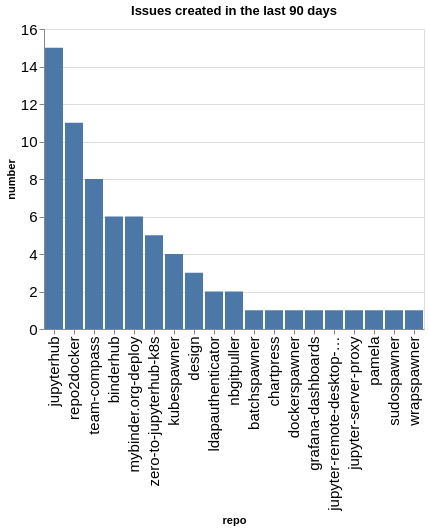

The code cell stored with this chart in its notebook:
### Code cell
created_counts = created.groupby(['org', 'repo']).count()['number'].reset_index()
created_counts['org/repo'] = created_counts.apply(lambda a: a['org'] + '/' + a['repo'], axis=1)
sorted_vals = created_counts.sort_values(['org', 'number'], ascending=False)['repo'].values
alt.Chart(data=created_counts, title=f"Issues created in the last {n_days} days").mark_bar().encode(
    x=alt.X('repo', sort=alt.Sort(sorted_vals.tolist())),
    y='number',
)

### Figure 1 — Vega-Lite specification as saved in the notebook (floating-point values rounded to 4 significant figures)
{"config": {"axisLeft": {"labelFontSize": 15}, "axisBottom": {"labelFontSize": 15}}, "data": {"name": "data-5bb597101dddc0aab6bf3af1da9c30b3"}, "mark": {"type": "bar"}, "encoding": {"x": {"field": "repo", "sort": ["jupyterhub", "repo2docker", "team-compass", "binderhub", "mybinder.org-deploy", "zero-to-jupyterhub-k8s", "kubespawner", "design", "ldapauthenticator", "nbgitpuller", "batchspawner", "chartpress", "dockerspawner", "grafana-dashboards", "jupyter-remote-desktop-proxy", "jupyter-server-proxy", "pamela", "sudospawner", "wrapspawner"], "type": "nominal"}, "y": {"field": "number", "type": "quantitative"}}, "title": "Issues created in the last 90 days", "$schema": "https://vega.github.io/schema/vega-lite/v5.20.1.json", "datasets": {"data-5bb597101dddc0aab6bf3af1da9c30b3": [{"org": "jupyterhub", "repo": "batchspawner", "number": 1, "org/repo": "jupyterhub/batchspawner"}, {"org": "jupyterhub", "repo": "binderhub", "number": 6, "org/repo": "jupyterhub/binderhub"}, {"org": "jupyterhub", "repo": "chartpress", "number": 1, "org/repo": "jupyterhub/chartpress"}, {"org": "jupyterhub", "repo": "design", "number": 3, "org/repo": "jupyterhub/design"}, {"org": "jupyterhub", "repo": "dockerspawner", "number": 1, "org/repo": "jupyterhub/dockerspawner"}, {"org": "jupyterhub", "repo": "grafana-dashboards", "number": 1, "org/repo": "jupyterhub/grafana-dashboards"}, {"org": "jupyterhub", "repo": "jupyter-remote-desktop-proxy", "number": 1, "org/repo": "jupyterhub/jupyter-remote-desktop-proxy"}, {"org": "jupyterhub", "repo": "jupyter-server-proxy", "number": 1, "org/repo": "jupyterhub/jupyter-server-proxy"}, {"org": "jupyterhub", "repo": "jupyterhub", "number": 15, "org/repo": "jupyterhub/jupyterhub"}, {"org": "jupyterhub", "repo": "kubespawner", "number": 4, "org/repo": "jupyterhub/kubespawner"}, {"org": "jupyterhub", "repo": "ldapauthenticator", "number": 2, "org/repo": "jupyterhub/ldapauthenticator"}, {"org": "jupyterhub", "repo": "mybinder.org-deploy", "number": 6, "org/repo": "jupyterhub/mybinder.org-deploy"}, {"org": "jupyterhub", "repo": "nbgitpuller", "number": 2, "org/repo": "jupyterhub/nbgitpuller"}, {"org": "jupyterhub", "repo": "pamela", "number": 1, "org/repo": "jupyterhub/pamela"}, {"org": "jupyterhub", "repo": "repo2docker", "number": 11, "org/repo": "jupyterhub/repo2docker"}, {"org": "jupyterhub", "repo": "sudospawner", "number": 1, "org/repo": "jupyterhub/sudospawner"}, {"org": "jupyterhub", "repo": "team-compass", "number": 8, "org/repo": "jupyterhub/team-compass"}, {"org": "jupyterhub", "repo": "wrapspawner", "number": 1, "org/repo": "jupyterhub/wrapspawner"}, {"org": "jupyterhub", "repo": "zero-to-jupyterhub-k8s", "number": 5, "org/repo": "jupyterhub/zero-to-jupyterhub-k8s"}]}}
